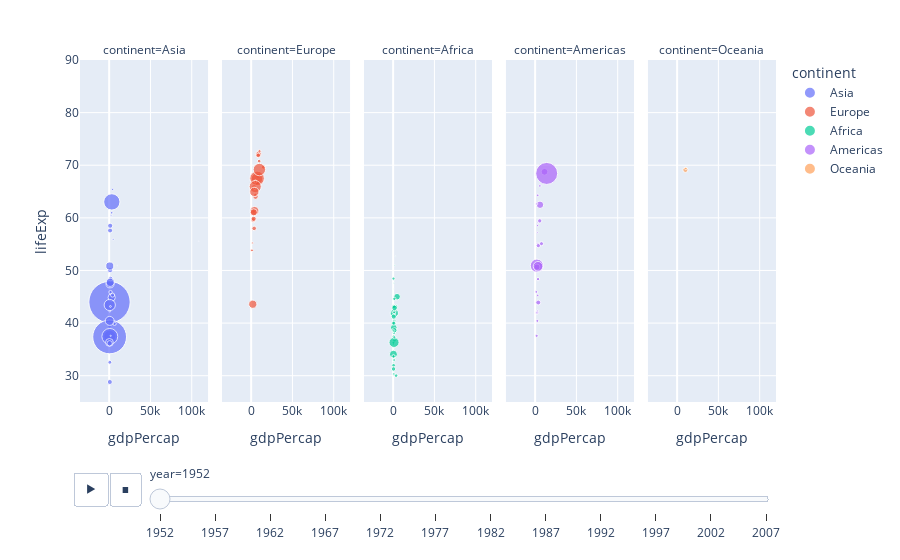

Write notebook code for a chart like this one.
### Code cell
fig = px.scatter(
    gapminder,
    x="gdpPercap",
    y="lifeExp",
    animation_frame="year",
    animation_group="country",
    size="pop",
    color="continent",
    hover_name="country",
    facet_col="continent",
    size_max=45,
    range_y=[25, 90],
)
fig.show()

### Figure 1 — Plotly figure (JSON) as saved in the notebook; plotly's stock layout.template omitted (floating-point values rounded to 4 significant figures)
{"data": [{"hovertemplate": "<b>%{hovertext}</b><br><br>continent=Asia<br>year=1952<br>gdpPercap=%{x}<br>lifeExp=%{y}<br>pop=%{marker.size}<extra></extra>", "hovertext": ["Afghanistan", "Bahrain", "Bangladesh", "Cambodia", "China", "Hong Kong, China", "India", "Indonesia", "Iran", "Iraq", "Israel", "Japan", "Jordan", "Korea, Dem. Rep.", "Korea, Rep.", "Kuwait", "Lebanon", "Malaysia", "Mongolia", "Myanmar", "Nepal", "Oman", "Pakistan", "Philippines", "Saudi Arabia", "Singapore", "Sri Lanka", "Syria", "Taiwan", "Thailand", "Vietnam", "West Bank and Gaza", "Yemen, Rep."], "ids": ["Afghanistan", "Bahrain", "Bangladesh", "Cambodia", "China", "Hong Kong, China", "India", "Indonesia", "Iran", "Iraq", "Israel", "Japan", "Jordan", "Korea, Dem. Rep.", "Korea, Rep.", "Kuwait", "Lebanon", "Malaysia", "Mongolia", "Myanmar", "Nepal", "Oman", "Pakistan", "Philippines", "Saudi Arabia", "Singapore", "Sri Lanka", "Syria", "Taiwan", "Thailand", "Vietnam", "West Bank and Gaza", "Yemen, Rep."], "legendgroup": "Asia", "marker": {"color": "#636efa", "size": [8425333, 120447, 46886859, 4693836, 556263527, 2125900, 372000000, 82052000, 17272000, 5441766, 1620914, 86459025, 607914, 8865488, 20947571, 160000, 1439529, 6748378, 800663, 20092996, 9182536, 507833, 41346560, 22438691, 4005677, 1127000, 7982342, 3661549, 8550362, 21289402, 26246839, 1030585, 4963829], "sizemode": "area", "sizeref": 651200.0, "symbol": "circle"}, "mode": "markers", "name": "Asia", "orientation": "v", "showlegend": true, "type": "scatter", "x": [779.4, 9867.0, 684.2, 368.5, 400.4, 3054.0, 546.6, 749.7, 3035.0, 4130.0, 4087.0, 3217.0, 1547.0, 1088.0, 1031.0, 108400.0, 4835.0, 1831.0, 786.6, 331.0, 545.9, 1828.0, 684.6, 1273.0, 6460.0, 2315.0, 1084.0, 1643.0, 1207.0, 757.8, 605.1, 1516.0, 781.7], "xaxis": "x", "y": [28.8, 50.94, 37.48, 39.42, 44.0, 60.96, 37.37, 37.47, 44.87, 45.32, 65.39, 63.03, 43.16, 50.06, 47.45, 55.56, 55.93, 48.46, 42.24, 36.32, 36.16, 37.58, 43.44, 47.75, 39.88, 60.4, 57.59, 45.88, 58.5, 50.85, 40.41, 43.16, 32.55], "yaxis": "y"}, {"hovertemplate": "<b>%{hovertext}</b><br><br>continent=Europe<br>year=1952<br>gdpPercap=%{x}<br>lifeExp=%{y}<br>pop=%{marker.size}<extra></extra>", "hovertext": ["Albania", "Austria", "Belgium", "Bosnia and Herzegovina", "Bulgaria", "Croatia", "Czech Republic", "Denmark", "Finland", "France", "Germany", "Greece", "Hungary", "Iceland", "Ireland", "Italy", "Montenegro", "Netherlands", "Norway", "Poland", "Portugal", "Romania", "Serbia", "Slovak Republic", "Slovenia", "Spain", "Sweden", "Switzerland", "Turkey", "United Kingdom"], "ids": ["Albania", "Austria", "Belgium", "Bosnia and Herzegovina", "Bulgaria", "Croatia", "Czech Republic", "Denmark", "Finland", "France", "Germany", "Greece", "Hungary", "Iceland", "Ireland", "Italy", "Montenegro", "Netherlands", "Norway", "Poland", "Portugal", "Romania", "Serbia", "Slovak Republic", "Slovenia", "Spain", "Sweden", "Switzerland", "Turkey", "United Kingdom"], "legendgroup": "Europe", "marker": {"color": "#EF553B", "size": [1282697, 6927772, 8730405, 2791000, 7274900, 3882229, 9125183, 4334000, 4090500, 42459667, 69145952, 7733250, 9504000, 147962, 2952156, 47666000, 413834, 10381988, 3327728, 25730551, 8526050, 16630000, 6860147, 3558137, 1489518, 28549870, 7124673, 4815000, 22235677, 50430000], "sizemode": "area", "sizeref": 651200.0, "symbol": "circle"}, "mode": "markers", "name": "Europe", "orientation": "v", "showlegend": true, "type": "scatter", "x": [1601.0, 6137.0, 8343.0, 973.5, 2444.0, 3119.0, 6876.0, 9692.0, 6425.0, 7030.0, 7144.0, 3531.0, 5264.0, 7268.0, 5210.0, 4931.0, 2648.0, 8942.0, 10100.0, 4029.0, 3068.0, 3145.0, 3581.0, 5075.0, 4215.0, 3834.0, 8528.0, 14730.0, 1969.0, 9980.0], "xaxis": "x2", "y": [55.23, 66.8, 68.0, 53.82, 59.6, 61.21, 66.87, 70.78, 66.55, 67.41, 67.5, 65.86, 64.03, 72.49, 66.91, 65.94, 59.16, 72.13, 72.67, 61.31, 59.82, 61.05, 58.0, 64.36, 65.57, 64.94, 71.86, 69.62, 43.59, 69.18], "yaxis": "y2"}, {"hovertemplate": "<b>%{hovertext}</b><br><br>continent=Africa<br>year=1952<br>gdpPercap=%{x}<br>lifeExp=%{y}<br>pop=%{marker.size}<extra></extra>", "hovertext": ["Algeria", "Angola", "Benin", "Botswana", "Burkina Faso", "Burundi", "Cameroon", "Central African Republic", "Chad", "Comoros", "Congo, Dem. Rep.", "Congo, Rep.", "Cote d'Ivoire", "Djibouti", "Egypt", "Equatorial Guinea", "Eritrea", "Ethiopia", "Gabon", "Gambia", "Ghana", "Guinea", "Guinea-Bissau", "Kenya", "Lesotho", "Liberia", "Libya", "Madagascar", "Malawi", "Mali", "Mauritania", "Mauritius", "Morocco", "Mozambique", "Namibia", "Niger", "Nigeria", "Reunion", "Rwanda", "Sao Tome and Principe", "Senegal", "Sierra Leone", "Somalia", "South Africa", "Sudan", "Swaziland", "Tanzania", "Togo", "Tunisia", "Uganda", "Zambia", "Zimbabwe"], "ids": ["Algeria", "Angola", "Benin", "Botswana", "Burkina Faso", "Burundi", "Cameroon", "Central African Republic", "Chad", "Comoros", "Congo, Dem. Rep.", "Congo, Rep.", "Cote d'Ivoire", "Djibouti", "Egypt", "Equatorial Guinea", "Eritrea", "Ethiopia", "Gabon", "Gambia", "Ghana", "Guinea", "Guinea-Bissau", "Kenya", "Lesotho", "Liberia", "Libya", "Madagascar", "Malawi", "Mali", "Mauritania", "Mauritius", "Morocco", "Mozambique", "Namibia", "Niger", "Nigeria", "Reunion", "Rwanda", "Sao Tome and Principe", "Senegal", "Sierra Leone", "Somalia", "South Africa", "Sudan", "Swaziland", "Tanzania", "Togo", "Tunisia", "Uganda", "Zambia", "Zimbabwe"], "legendgroup": "Africa", "marker": {"color": "#00cc96", "size": [9279525, 4232095, 1738315, 442308, 4469979, 2445618, 5009067, 1291695, 2682462, 153936, 14100005, 854885, 2977019, 63149, 22223309, 216964, 1438760, 20860941, 420702, 284320, 5581001, 2664249, 580653, 6464046, 748747, 863308, 1019729, 4762912, 2917802, 3838168, 1022556, 516556, 9939217, 6446316, 485831, 3379468, 33119096, 257700, 2534927, 60011, 2755589, 2143249, 2526994, 14264935, 8504667, 290243, 8322925, 1219113, 3647735, 5824797, 2672000, 3080907], "sizemode": "area", "sizeref": 651200.0, "symbol": "circle"}, "mode": "markers", "name": "Africa", "orientation": "v", "showlegend": true, "type": "scatter", "x": [2449.0, 3521.0, 1063.0, 851.2, 543.3, 339.3, 1173.0, 1071.0, 1179.0, 1103.0, 780.5, 2126.0, 1389.0, 2670.0, 1419.0, 375.6, 328.9, 362.1, 4293.0, 485.2, 911.3, 510.2, 299.9, 853.5, 298.8, 575.6, 2388.0, 1443.0, 369.2, 452.3, 743.1, 1968.0, 1688.0, 468.5, 2424.0, 761.9, 1077.0, 2719.0, 493.3, 879.6, 1450.0, 879.8, 1136.0, 4725.0, 1616.0, 1148.0, 716.7, 859.8, 1468.0, 734.8, 1147.0, 406.9], "xaxis": "x3", "y": [43.08, 30.02, 38.22, 47.62, 31.98, 39.03, 38.52, 35.46, 38.09, 40.72, 39.14, 42.11, 40.48, 34.81, 41.89, 34.48, 35.93, 34.08, 37.0, 30.0, 43.15, 33.61, 32.5, 42.27, 42.14, 38.48, 42.72, 36.68, 36.26, 33.69, 40.54, 50.99, 42.87, 31.29, 41.73, 37.44, 36.32, 52.72, 40.0, 46.47, 37.28, 30.33, 32.98, 45.01, 38.63, 41.41, 41.22, 38.6, 44.6, 39.98, 42.04, 48.45], "yaxis": "y3"}, {"hovertemplate": "<b>%{hovertext}</b><br><br>continent=Americas<br>year=1952<br>gdpPercap=%{x}<br>lifeExp=%{y}<br>pop=%{marker.size}<extra></extra>", "hovertext": ["Argentina", "Bolivia", "Brazil", "Canada", "Chile", "Colombia", "Costa Rica", "Cuba", "Dominican Republic", "Ecuador", "El Salvador", "Guatemala", "Haiti", "Honduras", "Jamaica", "Mexico", "Nicaragua", "Panama", "Paraguay", "Peru", "Puerto Rico", "Trinidad and Tobago", "United States", "Uruguay", "Venezuela"], "ids": ["Argentina", "Bolivia", "Brazil", "Canada", "Chile", "Colombia", "Costa Rica", "Cuba", "Dominican Republic", "Ecuador", "El Salvador", "Guatemala", "Haiti", "Honduras", "Jamaica", "Mexico", "Nicaragua", "Panama", "Paraguay", "Peru", "Puerto Rico", "Trinidad and Tobago", "United States", "Uruguay", "Venezuela"], "legendgroup": "Americas", "marker": {"color": "#ab63fa", "size": [17876956, 2883315, 56602560, 14785584, 6377619, 12350771, 926317, 6007797, 2491346, 3548753, 2042865, 3146381, 3201488, 1517453, 1426095, 30144317, 1165790, 940080, 1555876, 8025700, 2227000, 662850, 157553000, 2252965, 5439568], "sizemode": "area", "sizeref": 651200.0, "symbol": "circle"}, "mode": "markers", "name": "Americas", "orientation": "v", "showlegend": true, "type": "scatter", "x": [5911.0, 2677.0, 2109.0, 11370.0, 3940.0, 2144.0, 2627.0, 5587.0, 1398.0, 3522.0, 3048.0, 2428.0, 1840.0, 2195.0, 2899.0, 3478.0, 3112.0, 2480.0, 1952.0, 3759.0, 3082.0, 3023.0, 13990.0, 5717.0, 7690.0], "xaxis": "x4", "y": [62.48, 40.41, 50.92, 68.75, 54.74, 50.64, 57.21, 59.42, 45.93, 48.36, 45.26, 42.02, 37.58, 41.91, 58.53, 50.79, 42.31, 55.19, 62.65, 43.9, 64.28, 59.1, 68.44, 66.07, 55.09], "yaxis": "y4"}, {"hovertemplate": "<b>%{hovertext}</b><br><br>continent=Oceania<br>year=1952<br>gdpPercap=%{x}<br>lifeExp=%{y}<br>pop=%{marker.size}<extra></extra>", "hovertext": ["Australia", "New Zealand"], "ids": ["Australia", "New Zealand"], "legendgroup": "Oceania", "marker": {"color": "#FFA15A", "size": [8691212, 1994794], "sizemode": "area", "sizeref": 651200.0, "symbol": "circle"}, "mode": "markers", "name": "Oceania", "orientation": "v", "showlegend": true, "type": "scatter", "x": [10040.0, 10560.0], "xaxis": "x5", "y": [69.12, 69.39], "yaxis": "y5"}], "layout": {"annotations": [{"font": {}, "showarrow": false, "text": "continent=Asia", "x": 0.092, "xanchor": "center", "xref": "paper", "y": 1, "yanchor": "bottom", "yref": "paper"}, {"font": {}, "showarrow": false, "text": "continent=Europe", "x": 0.296, "xanchor": "center", "xref": "paper", "y": 1, "yanchor": "bottom", "yref": "paper"}, {"font": {}, "showarrow": false, "text": "continent=Africa", "x": 0.5, "xanchor": "center", "xref": "paper", "y": 1, "yanchor": "bottom", "yref": "paper"}, {"font": {}, "showarrow": false, "text": "continent=Americas", "x": 0.704, "xanchor": "center", "xref": "paper", "y": 1, "yanchor": "bottom", "yref": "paper"}, {"font": {}, "showarrow": false, "text": "continent=Oceania", "x": 0.908, "xanchor": "center", "xref": "paper", "y": 1, "yanchor": "bottom", "yref": "paper"}], "legend": {"itemsizing": "constant", "title": {"text": "continent"}, "tracegroupgap": 0}, "margin": {"t": 60}, "sliders": [{"active": 0, "currentvalue": {"prefix": "year="}, "len": 0.9, "pad": {"b": 10, "t": 60}, "steps": [{"args": [["1952"], {"frame": {"duration": 0, "redraw": false}, "fromcurrent": true, "mode": "immediate", "transition": {"duration": 0, "easing": "linear"}}], "label": "1952", "method": "animate"}, {"args": [["1957"], {"frame": {"duration": 0, "redraw": false}, "fromcurrent": true, "mode": "immediate", "transition": {"duration": 0, "easing": "linear"}}], "label": "1957", "method": "animate"}, {"args": [["1962"], {"frame": {"duration": 0, "redraw": false}, "fromcurrent": true, "mode": "immediate", "transition": {"duration": 0, "easing": "linear"}}], "label": "1962", "method": "animate"}, {"args": [["1967"], {"frame": {"duration": 0, "redraw": false}, "fromcurrent": true, "mode": "immediate", "transition": {"duration": 0, "easing": "linear"}}], "label": "1967", "method": "animate"}, {"args": [["1972"], {"frame": {"duration": 0, "redraw": false}, "fromcurrent": true, "mode": "immediate", "transition": {"duration": 0, "easing": "linear"}}], "label": "1972", "method": "animate"}, {"args": [["1977"], {"frame": {"duration": 0, "redraw": false}, "fromcurrent": true, "mode": "immediate", "transition": {"duration": 0, "easing": "linear"}}], "label": "1977", "method": "animate"}, {"args": [["1982"], {"frame": {"duration": 0, "redraw": false}, "fromcurrent": true, "mode": "immediate", "transition": {"duration": 0, "easing": "linear"}}], "label": "1982", "method": "animate"}, {"args": [["1987"], {"frame": {"duration": 0, "redraw": false}, "fromcurrent": true, "mode": "immediate", "transition": {"duration": 0, "easing": "linear"}}], "label": "1987", "method": "animate"}, {"args": [["1992"], {"frame": {"duration": 0, "redraw": false}, "fromcurrent": true, "mode": "immediate", "transition": {"duration": 0, "easing": "linear"}}], "label": "1992", "method": "animate"}, {"args": [["1997"], {"frame": {"duration": 0, "redraw": false}, "fromcurrent": true, "mode": "immediate", "transition": {"duration": 0, "easing": "linear"}}], "label": "1997", "method": "animate"}, {"args": [["2002"], {"frame": {"duration": 0, "redraw": false}, "fromcurrent": true, "mode": "immediate", "transition": {"duration": 0, "easing": "linear"}}], "label": "2002", "method": "animate"}, {"args": [["2007"], {"frame": {"duration": 0, "redraw": false}, "fromcurrent": true, "mode": "immediate", "transition": {"duration": 0, "easing": "linear"}}], "label": "2007", "method": "animate"}], "x": 0.1, "xanchor": "left", "y": 0, "yanchor": "top"}], "updatemenus": [{"buttons": [{"args": [null, {"frame": {"duration": 500, "redraw": false}, "fromcurrent": true, "mode": "immediate", "transition": {"duration": 500, "easing": "linear"}}], "label": "&#9654;", "method": "animate"}, {"args": [[null], {"frame": {"duration": 0, "redraw": false}, "fromcurrent": true, "mode": "immediate", "transition": {"duration": 0, "easing": "linear"}}], "label": "&#9724;", "method": "animate"}], "direction": "left", "pad": {"r": 10, "t": 70}, "showactive": false, "type": "buttons", "x": 0.1, "xanchor": "right", "y": 0, "yanchor": "top"}], "xaxis": {"anchor": "y", "domain": [0, 0.184], "title": {"text": "gdpPercap"}}, "xaxis2": {"anchor": "y2", "domain": [0.204, 0.388], "matches": "x", "title": {"text": "gdpPercap"}}, "xaxis3": {"anchor": "y3", "domain": [0.408, 0.592], "matches": "x", "title": {"text": "gdpPercap"}}, "xaxis4": {"anchor": "y4", "domain": [0.612, 0.796], "matches": "x", "title": {"text": "gdpPercap"}}, "xaxis5": {"anchor": "y5", "domain": [0.816, 1], "matches": "x", "title": {"text": "gdpPercap"}}, "yaxis": {"anchor": "x", "domain": [0, 1], "range": [25, 90], "title": {"text": "lifeExp"}}, "yaxis2": {"anchor": "x2", "domain": [0, 1], "matches": "y", "showticklabels": false}, "yaxis3": {"anchor": "x3", "domain": [0, 1], "matches": "y", "showticklabels": false}, "yaxis4": {"anchor": "x4", "domain": [0, 1], "matches": "y", "showticklabels": false}, "yaxis5": {"anchor": "x5", "domain": [0, 1], "matches": "y", "showticklabels": false}}}
